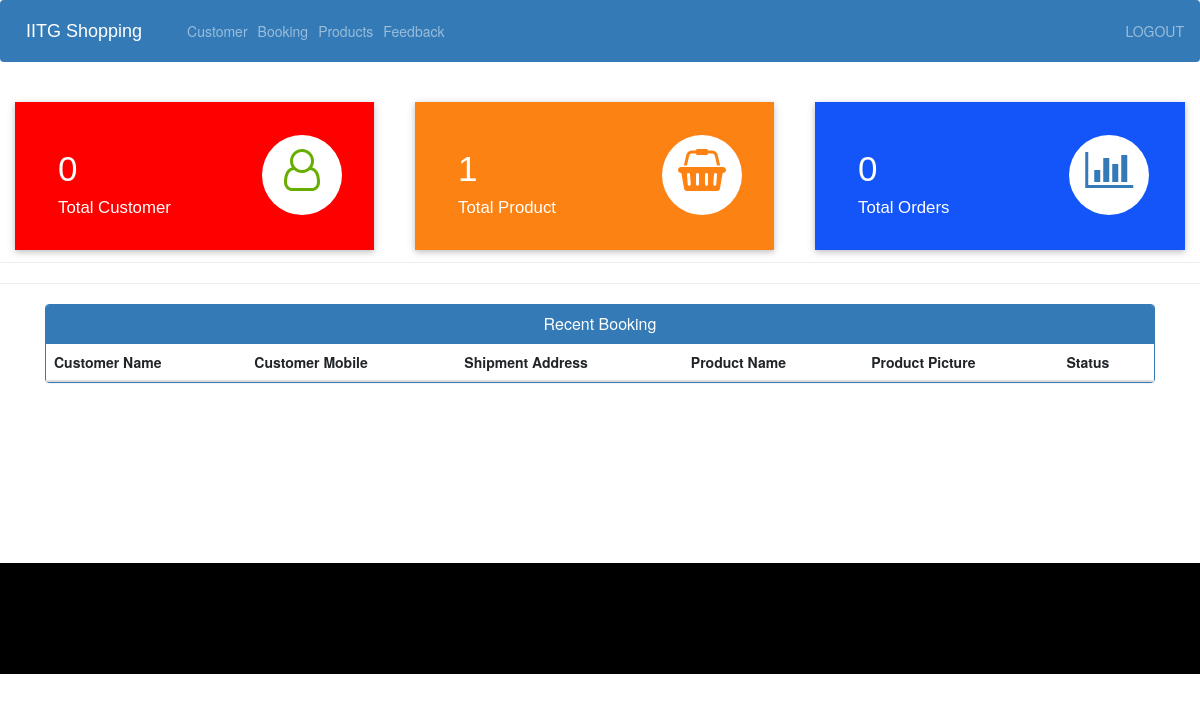
Before: /admin-dashboard (signed in) with the older database file.
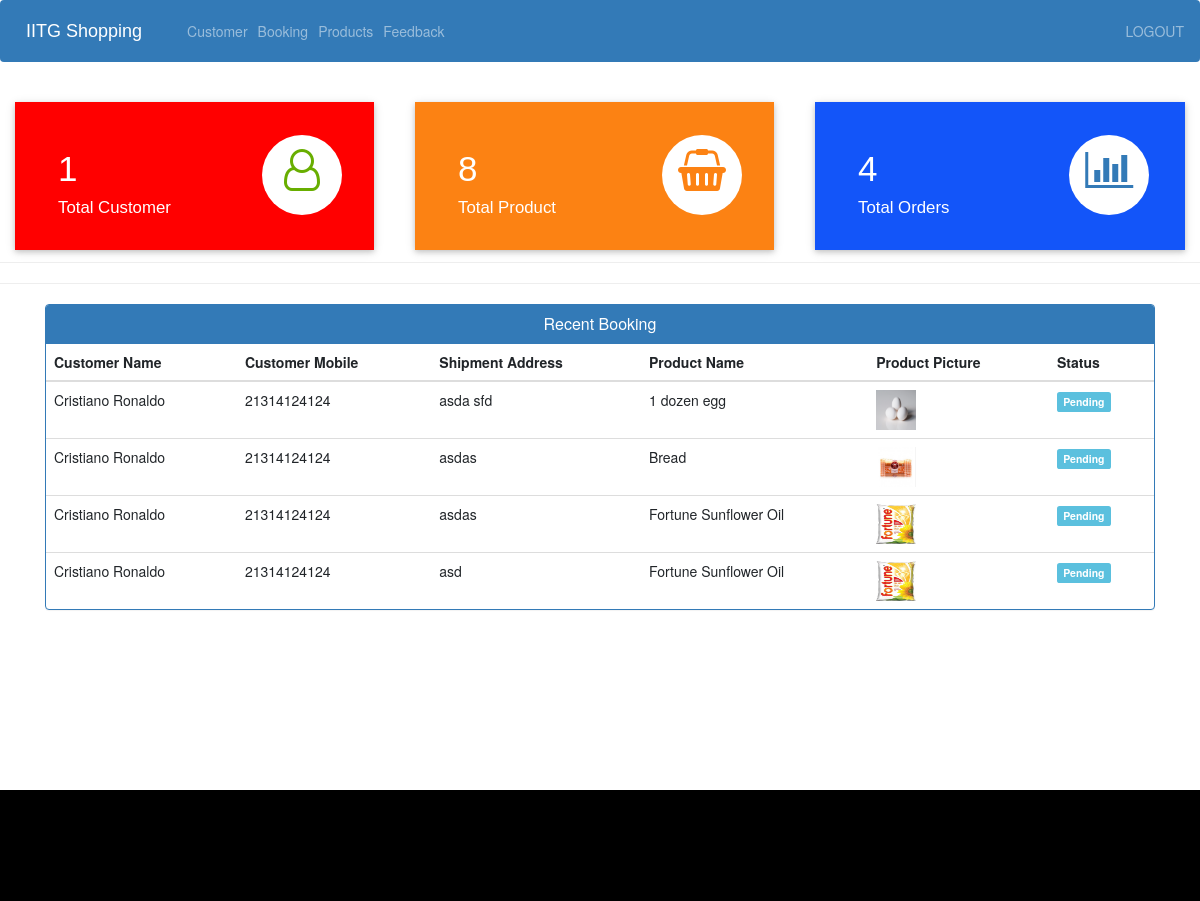
After: the same page with the newer database file.
### ecom/models.py (models this page shows, shortened)
class Customer(models.Model):
    user=models.OneToOneField(User,on_delete=models.CASCADE)
    profile_pic= models.ImageField(upload_to='profile_pic/CustomerProfilePic/',null=True,blank=True)
    address = models.CharField(max_length=40)
    mobile = models.CharField(max_length=20,null=False)
    @property
    def get_name(self):
        return self.user.first_name+" "+self.user.last_name

class Orders(models.Model):
    STATUS =(
        ('Pending','Pending'),
        ('Order Confirmed','Order Confirmed'),
        ('Out for Delivery','Out for Delivery'),
        ('Delivered','Delivered'),
    )
    customer=models.ForeignKey('Customer', on_delete=models.CASCADE,null=True)
    product=models.ForeignKey('Product',on_delete=models.CASCADE,null=True)
    email = models.CharField(max_length=50,null=True)
    address = models.CharField(max_length=500,null=True)
    mobile = models.CharField(max_length=20,null=True)
    order_date= models.DateField(auto_now_add=True,null=True)
    status=models.CharField(max_length=50,null=True,choices=STATUS)

class Product(models.Model):
    name=models.CharField(max_length=40)
    product_image= models.ImageField(upload_to='product_image/',null=True,blank=True)
    price = models.PositiveIntegerField()
    description=models.CharField(max_length=40)

### ecom/views.py (the view)
# urls.py: path('admin-dashboard', views.admin_dashboard_view,name='admin-dashboard'),
@login_required(login_url='adminlogin')
def admin_dashboard_view(request):
    customercount=models.Customer.objects.all().count()
    productcount=models.Product.objects.all().count()
    ordercount=models.Orders.objects.all().count()
    orders=models.Orders.objects.all()
    ordered_products=[]
    ordered_bys=[]
    for order in orders:
        ordered_product=models.Product.objects.all().filter(id=order.product.id)
        ordered_by=models.Customer.objects.all().filter(id = order.customer.id)
        ordered_products.append(ordered_product)
        ordered_bys.append(ordered_by)
    mydict={
    'customercount':customercount,
    'productcount':productcount,
    'ordercount':ordercount,
    'data':zip(ordered_products,ordered_bys,orders),
    }
    return render(request,'ecom/admin_dashboard.html',context=mydict)

### templates/ecom/admin_dashboard.html
{% extends 'ecom/admin_base.html' %}
{% load static %}
{% block content %}
<br>
{%include 'ecom/admin_dashboard_cards.html'%}
<br><br><br><br><br>
<hr><hr>
<div class="container" >
    <div class="panel panel-primary" >
      <div class="panel-heading" style="text-align:center;">
        <h6 class="panel-title">Recent Booking</h6>
      </div>
      <table class="table table-hover" id="dev-table">
        <thead>
          <tr>
            <th>Customer Name</th>
            <th>Customer Mobile</th>
            <th>Shipment Address</th>
            <th>Product Name</th>
            <th>Product Picture</th>
            <th>Status</th>
          </tr>
        </thead>
        {% for product,customer,order in data %}
        <tr>
          {% for c in customer %}
          <td> {{c.get_name}}</td>
          <td>{{c.mobile}}</td>
          <td>{{order.address}}</td>
          {% endfor %}
          {% for p in product %}
          <td> {{p.name}}</td>
          <td> <img src="{% static p.product_image.url %}" alt="Profile Pic" height="40px" width="40px" /></td>
          {% if order.status == 'Pending'%}
          <td> <span class="label label-info">{{order.status}}</span></td>
          {% elif order.status == 'Delivered' %}
          <td> <span class="label label-success">{{order.status}}</span></td>
          {% elif order.status == 'Out for Delivery' %}
          <td> <span class="label label-warning">{{order.status}}</span></td>
          {%else%}
            <td> <span class="label label-primary">{{order.status}}</span></td>
          {%endif%}
          {% endfor %}
        </tr>
        {% endfor %}
      </table>
  </div>
</div>
{% endblock content %}

### templates/ecom/admin_base.html (shortened to what this page needs)
<!DOCTYPE html>
{% load static %}
<html lang="en">
<head>
  <link rel="stylesheet" href="https://stackpath.bootstrapcdn.com/bootstrap/4.3.1/css/bootstrap.min.css">
  <link rel="stylesheet" href="https://maxcdn.bootstrapcdn.com/font-awesome/4.7.0/css/font-awesome.min.css">
</head>
<body>
  <div class="bs-example">
    <nav class="navbar navbar-expand-md navbar-dark fixed-top" style="background:#337AB7;">
      <a href="/" class="navbar-brand">IITG Shopping</a>
      <div class="collapse navbar-collapse justify-content-between" id="navbarCollapse">
        <div class="navbar-nav">
          <a href="/view-customer" class="nav-item nav-link">Customer</a>
          <a href="/admin-view-booking" class="nav-item nav-link">Booking</a>
          <a href="/admin-products" class="nav-item nav-link">Products</a>
          <a href="/view-feedback" class="nav-item nav-link">Feedback</a>
        </div>
        <div class="navbar-nav navbar-right">
          <a href="/logout" class="nav-item nav-link">LOGOUT</a>
        </div>
      </div>
    </nav>
  </div>
  {% block content %}
  {% endblock content %}
<br><br><br><br><br><br><br><br>
  <footer>
    <p>
      <br>
      <br>
      <br>
      <br>
    </p>
    <br>
    <div class="container">
        <div class="col-md-12 col-sm-12">
        </div>
      </div>
  </footer>
</body>
</html>

### templates/ecom/admin_dashboard_cards.html (shortened to what this page needs)
<!DOCTYPE html>
<html lang="en" dir="ltr">
<head>
  <link rel="stylesheet" href="https://maxcdn.bootstrapcdn.com/bootstrap/3.4.1/css/bootstrap.min.css">
  <link rel="stylesheet" href="https://cdnjs.cloudflare.com/ajax/libs/font-awesome/4.7.0/css/font-awesome.min.css">
</head>
<body>
  <div class="market-updates">
    <div class="col-md-4 market-update-gd">
      <div class="market-update-block clr-block-1">
        <div class="col-md-8 market-update-left">
          <h3>{{customercount}}</h3>
          <h4>Total Customer</h4>
        </div>
        <div class="col-md-4 market-update-right">
          <i class="fa fa-user-o"></i>
        </div>
        <div class="clearfix"> </div>
      </div>
    </div>
    <div class="col-md-4 market-update-gd">
      <div class="market-update-block clr-block-2">
        <div class="col-md-8 market-update-left">
          <h3>{{productcount}}</h3>
          <h4>Total Product</h4>
        </div>
        <div class="col-md-4 market-update-right">
          <i class="fa fa-shopping-basket"></i>
        </div>
        <div class="clearfix"> </div>
      </div>
    </div>
    <div class="col-md-4 market-update-gd">
      <div class="market-update-block clr-block-3">
        <div class="col-md-8 market-update-left">
          <h3>{{ordercount}}</h3>
          <h4>Total Orders</h4>
        </div>
        <div class="col-md-4 market-update-right">
          <i class="fa fa-bar-chart"> </i>
        </div>
        <div class="clearfix"> </div>
      </div>
    </div>
  </div>
  <br><br>
</body>
</html>

### templates/ecom/admin_base.html (style rules this page uses)
.bs-example { margin: 0px; }
.navbar-brand { font-size: 20px; font-family: sans-serif; }
footer { padding: 0px 0px 0px 0px; background-color: black; margin: 0px; }
.fa { font-size: 23px; width: 60px; text-align: center; text-decoration: none; margin: 5px 2px; border-radius: 50%; }
p { text-align: center; }

### templates/ecom/admin_dashboard_cards.html (style rules this page uses)
.market-update-block { padding: 2em 2em; background: #999; }
.market-update-block h3 { color: #fff; font-size: 2.5em; font-family: 'Carrois Gothic', sans-serif; }
.market-update-block h4 { font-size: 1.2em; color: #fff; margin: 0.3em 0em; font-family: 'Carrois Gothic', sans-serif; }
.market-update-block.clr-block-1 { background: #ff0000; margin-right: 0.8em; box-shadow: 0 2px 5px 0 rgba(0, 0, 0, 0.16), 0 2px 10px 0 rgba(0, 0, 0, 0.12); transition: 0.5s all; -webkit-transition: 0.5s all; -moz-transition: 0.5s all; -o-transition: 0.5s all; }
.market-update-block.clr-block-2 { background: #FC8213; margin-right: 0.8em; box-shadow: 0 2px 5px 0 rgba(0, 0, 0, 0.16), 0 2px 10px 0 rgba(0, 0, 0, 0.12); transition: 0.5s all; -webkit-transition: 0.5s all; -moz-transition: 0.5s all; -o-transition: 0.5s all; }
.market-update-block.clr-block-3 { background: #1355f9; box-shadow: 0 2px 5px 0 rgba(0, 0, 0, 0.16), 0 2px 10px 0 rgba(0, 0, 0, 0.12); transition: 0.5s all; -webkit-transition: 0.5s all; -moz-transition: 0.5s all; -o-transition: 0.5s all; }
.market-update-right i.fa.fa-user-o { font-size: 3em; color: #68AE00; width: 80px; height: 80px; background: #fff; text-align: center; border-radius: 49px; -webkit-border-radius: 49px; -moz-border-radius: 49px; -o-border-radius: 49px; line-height: 1.7em; }
.market-update-right i.fa.fa-shopping-basket { font-size: 3em; color: #FC8213; width: 80px; height: 80px; background: #fff; text-align: center; border-radius: 49px; -webkit-border-radius: 49px; -moz-border-radius: 49px; -o-border-radius: 49px; line-height: 1.7em; }
.market-update-right i.fa.fa-bar-chart { font-size: 3em; color: #337AB7; width: 80px; height: 80px; background: #fff; text-align: center; border-radius: 49px; -webkit-border-radius: 49px; -moz-border-radius: 49px; -o-border-radius: 49px; line-height: 1.7em; }
.market-update-left { padding: 0px; }

Changed rows visible on the page:
added Orders: address "asda sfd", status "Pending"
added Customer: get_name "Cristiano Ronaldo", mobile "21314124124"
added Product: name "1 dozen egg", product_image (picture)
added Orders: address "asdas", status "Pending"
added Product: name "Bread", product_image (picture)
added Orders: address "asdas", status "Pending"
added Product: name "Fortune Sunflower Oil", product_image (picture)
added Orders: address "asd", status "Pending"
Other visible differences:
{{ customercount }}: "0" → "1"
{{ productcount }}: "1" → "8"
{{ ordercount }}: "0" → "4"
